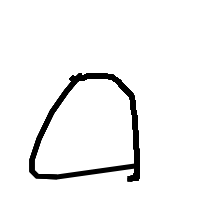
#> input picture media/1515037030174.png, 200 x 200 px
$ python -i process.py   (imports and definitions only)
#> lines starting #> are read from the running program, lines starting #| are printed output that depends on the picture
from PIL import Image
import numpy as np
import math

# Convert mode of picture
def convertGray(img,width,height):
    dest = Image.new('L', (width, height), 255)
    for i in range(width):
        for j in range(height):
            r,g,b,a = img.getpixel((i,j))
            brightness = int(a)
            dest.putpixel((i,j),brightness)
    return dest


# Cut Image for separated number
def getCutImage(img,data,width,height):
    data = np.reshape(data, (height, width))
    print(data.shape)
    zeroh = np.zeros((height,1))
    widths = []
    judge = True
    for i in range(width):
        vh = data[:,i]
        if (vh == zeroh).all():
            judge = True
        else:
            if judge:
                widths.append(i)
                judge = False
    if widths[-1] != (width-1):
        widths.append(width-1)
    widths.sort()
    w1s = []
    w2s = []
    h1s = []
    h2s = []
    for w1,w2 in zip(widths[:-1],widths[1:]):
        img_tmp = img.crop((w1,0,w2,height))
        bbox = img_tmp.getbbox()
        w1 = w1 + bbox[0]
        w2 = w1 + bbox[2]
        h1 = bbox[1]
        h2 = bbox[3]
        w1s.append(w1)
        w2s.append(w2)
        h1s.append(h1)
        h2s.append(h2)
    return w1s,w2s,h1s,h2s


# Convert picture into matrix
def data_process(img,w1,w2,h1,h2):
    widthlen = w2 - w1
    heightlen = h2 - h1
    print(widthlen,heightlen)
    if heightlen > widthlen:
        widthlen = int(20.0 * widthlen/heightlen)
        heightlen = 20
    else:
        heightlen = int(20.0 * widthlen/heightlen)
        widthlen = 20

    hstart = int((28 - heightlen) / 2)
    wstart = int((28 - widthlen) / 2)

    img_temp = img.crop((w1,h1,w2,h2)).resize((widthlen, heightlen), Image.NEAREST)
    new_img = Image.new('L', (28,28), 255)
    new_img.paste(img_temp, (wstart, hstart),mask = img_temp)
    imgdata = list(new_img.getdata())
    img_array = np.array([math.ceil((255.0 - x) / 255.0) for x in imgdata])
    count = 0
    for i in img_array:
        print(i,end = ' ')
        count +=1
        if(count %28 ==0):
            print(end = '\n')
    return img_array

# edit photo to what we want
def process(image):
#> called with image = '../media/1515037030174.png'
    img = Image.open(image)
#> img is the input picture: PIL image 200x200 RGBA; mean R, G, B, A 0, 0, 0, 13.4
    width, height = img.size
#> width = 200; height = 200
    gray_img = convertGray(img, width, height)
#> in convertGray, `dest = Image.new('L', (width, height), 255)`: dest: PIL image 200x200 L; every value is 255
#> after the loop in convertGray, `for i in range(width):`:
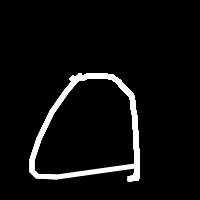
#> dest: PIL image 200x200 L; min 0, max 255, mean 13.4
    data = np.matrix(gray_img.getdata())
    w1s,w2s,h1s,h2s = getCutImage(gray_img, data, width, height)
#> in getCutImage, `data = np.reshape(data, (height, width))`:
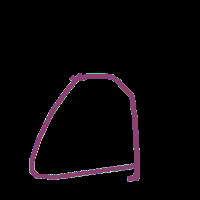
#> data: shape (200, 200) int64; 178 distinct labels, from 0 to 255; one colour per label, 0 black
#| (200, 200)
#> after the loop in getCutImage, `for i in range(width):`: widths = [29]
#> the loop in getCutImage, `for w1,w2 in zip(widths[:-1],widths[1:]):` made 1 pass
#> (w1, bbox, h1, h2) on pass 1: (29, (0, 73, 111, 182), 73, 182)
#> pass 1, in getCutImage, `img_tmp = img.crop((w1,0,w2,height))`:
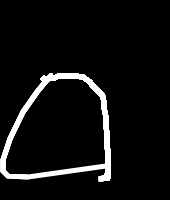
#> img_tmp: PIL image 170x200 L; min 0, max 255, mean 15.7
#> after the loop in getCutImage, `for w1,w2 in zip(widths[:-1],widths[1:]):`: h1s = [73]; h2s = [182]; w1s = [29]; w2s = [140]
#> w1s = [29]; w2s = [140]; h1s = [73]; h2s = [182]
    arrays = []
    for w1,w2,h1,h2 in zip(w1s,w2s,h1s,h2s):
        a = data_process(img,w1,w2,h1,h2)
        arrays.append(a)
#> this loop made 1 pass
#> (w1, w2, h1, h2, hstart in data_process, wstart in data_process) on pass 1: (29, 140, 73, 182, 4, 4)
#> (printed output is left out)
#> pass 1, in data_process, `img_temp = img.crop((w1,h1,w2,h2)).resize((widthlen, heightlen), Image..`:
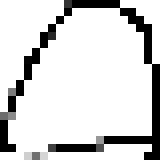
#> img_temp: PIL image 20x20 RGBA (shown 8 times larger); mean R, G, B, A 0, 0, 0, 41.4; transparent parts drawn white
#> after the loop, arrays = 1 item
    return arrays

>>> result = process('../media/1515037030174.png')
#> result = 1 item

$ run again, on media/1515037065304.png
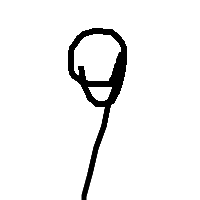
#> input picture media/1515037065304.png, 200 x 200 px
#> in process, img is the input picture: PIL image 200x200 RGBA; mean R, G, B, A 0, 0, 0, 14.1
#> in getCutImage, `data = np.reshape(data, (height, width))`:
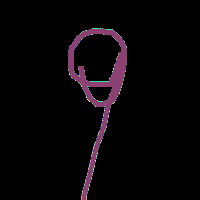
#> data: shape (200, 200) int64; 62 distinct labels, from 0 to 255; one colour per label, 0 black
#| (200, 200)
#> after the loop in getCutImage, `for i in range(width):`: widths = [68]
#> the loop in getCutImage, `for w1,w2 in zip(widths[:-1],widths[1:]):` made 1 pass
#> (w1, bbox, h1, h2) on pass 1: (68, (0, 28, 59, 200), 28, 200)
#> pass 1, in getCutImage, `img_tmp = img.crop((w1,0,w2,height))`:
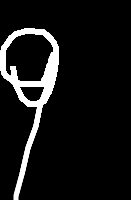
#> img_tmp: PIL image 131x200 L; min 0, max 255, mean 21.6
#> after the loop in getCutImage, `for w1,w2 in zip(widths[:-1],widths[1:]):`: h1s = [28]; h2s = [200]; w1s = [68]; w2s = [127]
#> in process, `w1s,w2s,h1s,h2s = getCutImage(gray_img, data, width, height)`: w1s = [68]; w2s = [127]; h1s = [28]; h2s = [200]
#> the loop in process, `for w1,w2,h1,h2 in zip(w1s,w2s,h1s,h2s):` made 1 pass
#> (w1, w2, h1, h2, hstart in data_process, wstart in data_process) on pass 1: (68, 127, 28, 200, 4, 11)
#> (printed output is left out)
#> after the loop in process, `for w1,w2,h1,h2 in zip(w1s,w2s,h1s,h2s):`: arrays = 1 item

$ run again, on media/1515037085844.png
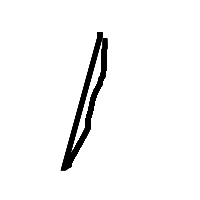
#> input picture media/1515037085844.png, 200 x 200 px
#> in process, img is the input picture: PIL image 200x200 RGBA; mean R, G, B, A 0, 0, 0, 10.2
#> in getCutImage, `data = np.reshape(data, (height, width))`:
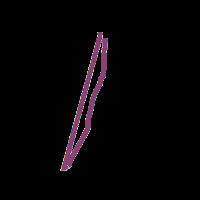
#> data: shape (200, 200) int64; 107 distinct labels, from 0 to 255; one colour per label, 0 black
#| (200, 200)
#> after the loop in getCutImage, `for i in range(width):`: widths = [60]
#> the loop in getCutImage, `for w1,w2 in zip(widths[:-1],widths[1:]):` made 1 pass
#> (w1, bbox, h1, h2) on pass 1: (60, (0, 32, 48, 171), 32, 171)
#> pass 1, in getCutImage, `img_tmp = img.crop((w1,0,w2,height))`:
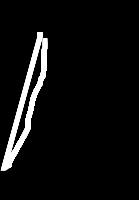
#> img_tmp: PIL image 139x200 L; min 0, max 255, mean 14.7
#> after the loop in getCutImage, `for w1,w2 in zip(widths[:-1],widths[1:]):`: h1s = [32]; h2s = [171]; w1s = [60]; w2s = [108]
#> in process, `w1s,w2s,h1s,h2s = getCutImage(gray_img, data, width, height)`: w1s = [60]; w2s = [108]; h1s = [32]; h2s = [171]
#> the loop in process, `for w1,w2,h1,h2 in zip(w1s,w2s,h1s,h2s):` made 1 pass
#> (w1, w2, h1, h2, hstart in data_process, wstart in data_process) on pass 1: (60, 108, 32, 171, 4, 11)
#> (printed output is left out)
#> after the loop in process, `for w1,w2,h1,h2 in zip(w1s,w2s,h1s,h2s):`: arrays = 1 item

$ run again, on media/1515064917973.png
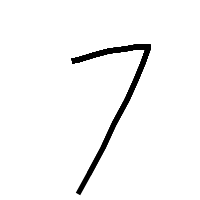
#> input picture media/1515064917973.png, 200 x 200 px
#> in process, img is the input picture: PIL image 200x200 RGBA; mean R, G, B, A 0, 0, 0, 8.6
#> in getCutImage, `data = np.reshape(data, (height, width))`:
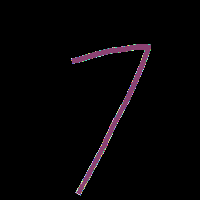
#> data: shape (200, 200) int64; 145 distinct labels, from 0 to 255; one colour per label, 0 black
#| (200, 200)
#> after the loop in getCutImage, `for i in range(width):`: widths = [71]
#> the loop in getCutImage, `for w1,w2 in zip(widths[:-1],widths[1:]):` made 1 pass
#> (w1, bbox, h1, h2) on pass 1: (71, (0, 44, 80, 196), 44, 196)
#> pass 1, in getCutImage, `img_tmp = img.crop((w1,0,w2,height))`:
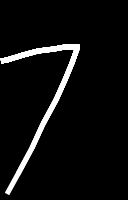
#> img_tmp: PIL image 128x200 L; min 0, max 255, mean 13.5
#> after the loop in getCutImage, `for w1,w2 in zip(widths[:-1],widths[1:]):`: h1s = [44]; h2s = [196]; w1s = [71]; w2s = [151]
#> in process, `w1s,w2s,h1s,h2s = getCutImage(gray_img, data, width, height)`: w1s = [71]; w2s = [151]; h1s = [44]; h2s = [196]
#> the loop in process, `for w1,w2,h1,h2 in zip(w1s,w2s,h1s,h2s):` made 1 pass
#> (w1, w2, h1, h2, hstart in data_process, wstart in data_process) on pass 1: (71, 151, 44, 196, 4, 9)
#> (printed output is left out)
#> after the loop in process, `for w1,w2,h1,h2 in zip(w1s,w2s,h1s,h2s):`: arrays = 1 item
